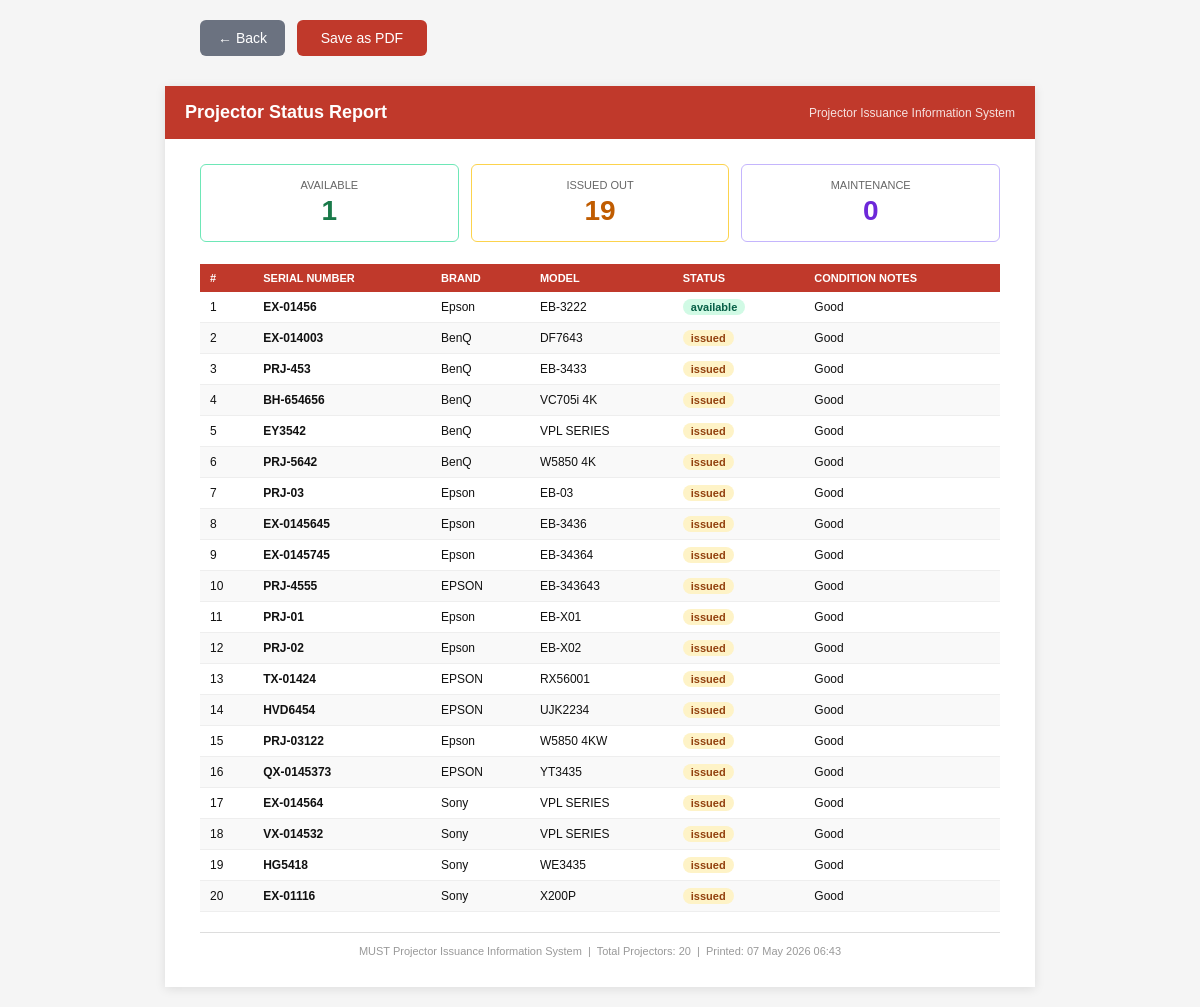
The page /reports/projector_status.php (signed in) on the database its author committed.
### tables this page shows
CREATE TABLE `tbl_projectors` (
  `id` int(11) NOT NULL,
  `serial_number` varchar(100) NOT NULL,
  `brand` varchar(100) NOT NULL,
  `model` varchar(150) NOT NULL,
  `status` varchar(20) NOT NULL DEFAULT 'available',
  `condition_note` varchar(200) DEFAULT 'Good',
  `added_at` timestamp NOT NULL DEFAULT current_timestamp()
);

### reports/projector_status.php (the view, shortened to what this page needs)
<?php
require_once '../db.php';
$result = mysqli_query($conn,
    "SELECT * FROM tbl_projectors ORDER BY status, brand, model"
);
$rows = array();
$countAvailable = 0;
$countIssued    = 0;
$countMaint     = 0;
while ($row = mysqli_fetch_assoc($result)) {
    $rows[] = $row;
    if ($row['status'] == 'available')   $countAvailable++;
    if ($row['status'] == 'issued')      $countIssued++;
}
?>
<!DOCTYPE html>
<html lang="en">
<head>
</head>
<body>
<div class="no-print" style="max-width:800px; margin:0 auto 12px auto;">
    <a href="../admin/projectors.php" class="back-btn">← Back</a>
    <button class="print-btn" onclick="window.print()">
        Save as PDF
    </button>
</div>
<div class="report-page">
    <div class="report-header">
        <h1> Projector Status Report</h1>
        <div class="date">
            Projector Issuance Information System
        </div>
    </div>
    <div class="summary-row">
        <div class="summary-box green">
            <div class="label">Available</div>
            <div class="value"><?php echo $countAvailable; ?></div>
        </div>
        <div class="summary-box orange">
            <div class="label">Issued Out</div>
            <div class="value"><?php echo $countIssued; ?></div>
        </div>
        <div class="summary-box purple">
            <div class="label">Maintenance</div>
            <div class="value"><?php echo $countMaint; ?></div>
        </div>
    </div>
    <table>
        <thead>
            <tr>
                <th>#</th>
                <th>Serial Number</th>
                <th>Brand</th>
                <th>Model</th>
                <th>Status</th>
                <th>Condition Notes</th>
            </tr>
        </thead>
        <tbody>
        <?php $number = 1; ?>
        <?php foreach ($rows as $p): ?>
            <tr>
                <td><?php echo $number++; ?></td>
                <td><strong><?php echo $p['serial_number']; ?></strong></td>
                <td><?php echo $p['brand']; ?></td>
                <td><?php echo $p['model']; ?></td>
                <td>
                    <span class="badge badge-<?php echo $p['status']; ?>">
                        <?php echo $p['status']; ?>
                    </span>
                </td>
                <td><?php echo $p['condition_note']; ?></td>
            </tr>
        <?php endforeach; ?>
        </tbody>
    </table>
    <div style="margin-top:20px; padding-top:12px; border-top:1px solid #ddd; font-size:11px; color:#999; text-align:center;">
        MUST Projector Issuance Information System &nbsp;|&nbsp;
        Total Projectors: <?php echo count($rows); ?> &nbsp;|&nbsp;
        Printed: <?php echo date('d M Y H:i'); ?>
    </div>
</div>
</body>
</html>

### reports/projector_status.php (style rules this page uses)
body { font-family: Arial, sans-serif; font-size: 13px; color: #111; margin: 0; padding: 20px; background: #f5f5f5; }
.report-page { background: white; max-width: 800px; margin: 0 auto; padding: 30px 35px; box-shadow: 0 2px 10px rgba(0,0,0,0.1); }
.report-header { background: #c0392b; color: white; padding: 16px 20px; margin: -30px -35px 25px -35px; display: flex; justify-content: space-between; align-items: center; }
.report-header h1 { font-size: 18px; margin: 0; }
.report-header .date { font-size: 12px; opacity: 0.85; }
.summary-row { display: flex; gap: 12px; margin-bottom: 22px; }
.summary-box { flex: 1; border: 1px solid #ddd; border-radius: 6px; padding: 14px 15px; text-align: center; }
.summary-box .label { font-size: 11px; color: #666; text-transform: uppercase; }
.summary-box .value { font-size: 28px; font-weight: 700; margin-top: 4px; }
.summary-box.green { border-color: #6ee7b7; }
.summary-box.orange { border-color: #fcd34d; }
.summary-box.purple { border-color: #c4b5fd; }
.summary-box.green .value { color: #1a7a4a; }
.summary-box.orange .value { color: #c05c00; }
.summary-box.purple .value { color: #6d28d9; }
table { width: 100%; border-collapse: collapse; font-size: 12px; }
thead th { background: #c0392b; color: white; padding: 8px 10px; text-align: left; font-size: 11px; text-transform: uppercase; }
tbody td { padding: 7px 10px; border-bottom: 1px solid #eee; }
tbody tr:nth-child(even) { background: #f9f9f9; }
.badge { display: inline-block; padding: 2px 8px; border-radius: 12px; font-size: 11px; font-weight: 700; }
.badge-available { background: #d1fae5; color: #065f46; }
.badge-issued { background: #fef3c7; color: #92400e; }
.print-btn { background: #c0392b; color: white; border: none; padding: 10px 24px; font-size: 14px; border-radius: 6px; cursor: pointer; margin-bottom: 18px; font-family: Arial, sans-serif; }
.back-btn { background: #6b7280; color: white; border: none; padding: 10px 18px; font-size: 14px; border-radius: 6px; cursor: pointer; margin-bottom: 18px; margin-right: 8px; font-family: Arial, sans-serif; text-decoration: none; display: inline-block; }

### rows shown on the page
tbl_projectors: serial_number "EX-01456", brand "Epson", model "EB-3222", status "available", condition_note "Good"
tbl_projectors: serial_number "EX-014003", brand "BenQ", model "DF7643", status "issued", condition_note "Good"
tbl_projectors: serial_number "PRJ-453", brand "BenQ", model "EB-3433", status "issued", condition_note "Good"
tbl_projectors: serial_number "BH-654656", brand "BenQ", model "VC705i 4K", status "issued", condition_note "Good"
tbl_projectors: serial_number "EY3542", brand "BenQ", model "VPL SERIES", status "issued", condition_note "Good"
tbl_projectors: serial_number "PRJ-5642", brand "BenQ", model "W5850 4K", status "issued", condition_note "Good"
tbl_projectors: serial_number "PRJ-03", brand "Epson", model "EB-03", status "issued", condition_note "Good"
tbl_projectors: serial_number "EX-0145645", brand "Epson", model "EB-3436", status "issued", condition_note "Good"
tbl_projectors: serial_number "EX-0145745", brand "Epson", model "EB-34364", status "issued", condition_note "Good"
tbl_projectors: serial_number "PRJ-4555", brand "EPSON", model "EB-343643", status "issued", condition_note "Good"
tbl_projectors: serial_number "PRJ-01", brand "Epson", model "EB-X01", status "issued", condition_note "Good"
tbl_projectors: serial_number "PRJ-02", brand "Epson", model "EB-X02", status "issued", condition_note "Good"
tbl_projectors: serial_number "TX-01424", brand "EPSON", model "RX56001", status "issued", condition_note "Good"
tbl_projectors: serial_number "HVD6454", brand "EPSON", model "UJK2234", status "issued", condition_note "Good"
tbl_projectors: serial_number "PRJ-03122", brand "Epson", model "W5850 4KW", status "issued", condition_note "Good"
tbl_projectors: serial_number "QX-0145373", brand "EPSON", model "YT3435", status "issued", condition_note "Good"
tbl_projectors: serial_number "EX-014564", brand "Sony", model "VPL SERIES", status "issued", condition_note "Good"
tbl_projectors: serial_number "VX-014532", brand "Sony", model "VPL SERIES", status "issued", condition_note "Good"
tbl_projectors: serial_number "HG5418", brand "Sony", model "WE3435", status "issued", condition_note "Good"
tbl_projectors: serial_number "EX-01116", brand "Sony", model "X200P", status "issued", condition_note "Good"

### other values the page prints
$countAvailable "1"
$countIssued "19"
$countMaint "0"
count($rows) "20"
